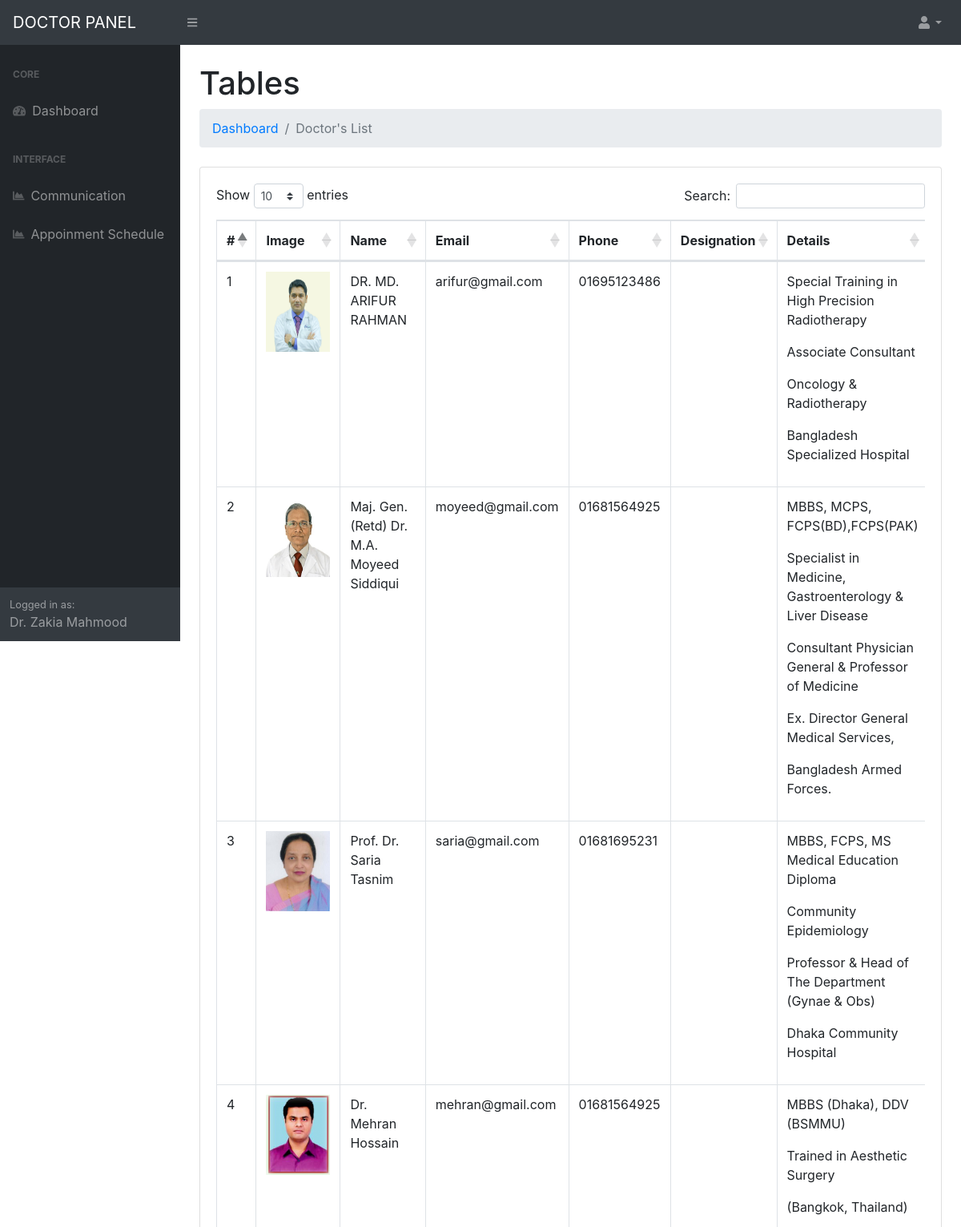
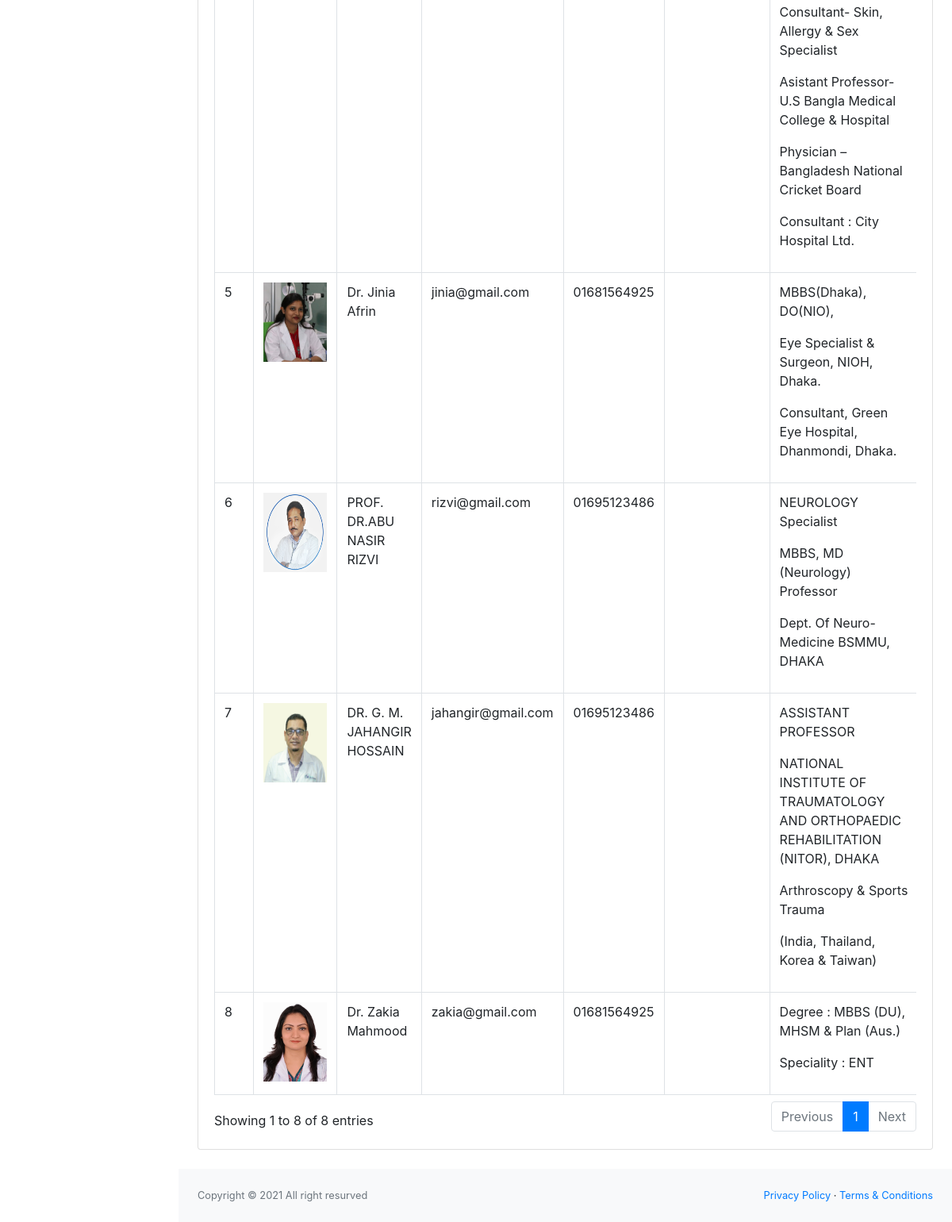
The app's page /admin/doctors.php (signed in) with its own data (2 pictures, top to bottom).
### tables this page shows
CREATE TABLE `our_doctor_table` (
  `od_id` int(11) NOT NULL,
  `dept_id` int(11) NOT NULL,
  `od_name` varchar(300) NOT NULL,
  `od_email` varchar(300) NOT NULL,
  `od_dept` varchar(300) NOT NULL,
  `od_image` varchar(300) NOT NULL,
  `od_skype` varchar(200) NOT NULL,
  `od_phone` varchar(200) NOT NULL,
  `od_desc` text NOT NULL,
  `od_pass` varchar(300) NOT NULL,
  `od_fee` int(11) NOT NULL,
  `od_valid` varchar(300) NOT NULL
);

### library/db.php (called while the page is built, shortened)
<?php
class DBconnection{
	public function connectDataBase(){
		$this->con = new mysqli('localhost', 'root', '','doctor_db');
	}
}
?>

### library/Selectclass.php (called while the page is built, shortened)
<?php
include_once 'db.php';
class Selectclass extends DBconnection{
	public function selects($query){
		$result = $this->con->query($query) or die($this->con->error.__LINE__);
		if($result){
			return $result;
		} else {
			return false;
		}
	}
		public function selectall($var){
		$query = "SELECT * FROM $var";
		$result = self::selects($query);
		return $result;
	}
}
 ?>

### admin/doctors.php (the view, shortened to what this page needs)
<?php include_once 'header.php'; ?>
            <div id="layoutSidenav_content">
                <main>
                    <div class="container-fluid">
                        <h1 class="mt-4">Tables</h1>
                        <ol class="breadcrumb mb-4">
                            <li class="breadcrumb-item"><a href="index.html">Dashboard</a></li>
                            <li class="breadcrumb-item active">Doctor's List</li>
                        </ol>
                        <div class="card mb-4">
                            <div class="card-body">
                                <div class="table-responsive">
                                    <table class="table table-bordered" id="dataTable" width="100%" cellspacing="0">
                                        <thead>
                                            <tr>
                                                <th>#</th>
                                                <th>Image</th>
                                                <th>Name</th>
                                                <th>Email</th>
                                                <th>Phone</th>
                                                <th>Designation</th>
                                                <th>Details</th>
                                            </tr>
                                        </thead>
                                        <tbody>
                 <?php
                    $viewdoctor = $sc->selectall('our_doctor_table');
                   		$a = 0;
                        while ($row = $viewdoctor->fetch_assoc()) {
                        	$a++;
                ?>
                                            <tr>
                                            	<td><?php echo $a;?></td>
                                                <td><img style="height: 100px; width: 80px;" src="../<?php echo $row['od_image'];?>"></td>
                                                <td><?php echo $row['od_name'];?></td>
                                                <td><?php echo $row['od_email'];?></td>
                                                <td><?php echo $row['od_phone'];?></td>
                                                <td><?php echo $row['od_dept'];?></td>
                                                <td><?php echo $row['od_desc'];?></td>
                                            </tr>
                                     <?php }  ?>
                                        </tbody>
                                    </table>
                                </div>
                            </div>
                        </div>
                    </div>
                </main>
              <?php include_once 'footer.php'; ?>

### records on screen
our_doctor_table: od_image (picture), od_name "DR. MD. ARIFUR RAHMAN", od_email "arifur@gmail.com", od_phone "01695123486", od_desc "Special Training in High Precision Radiotherapy Associate Consultant Oncology & Radiotherapy Bangladesh Specialized Hospital"
our_doctor_table: od_image (picture), od_name "Maj. Gen.(Retd) Dr. M.A. Moyeed Siddiqui", od_email "moyeed@gmail.com", od_phone "01681564925", od_desc "MBBS, MCPS, FCPS(BD),FCPS(PAK) Specialist in Medicine, Gastroenterology & Liver Disease Consultant Physician General & Professor of Medicine Ex. Director General Medical Services, Bangladesh Armed Forces."
our_doctor_table: od_image (picture), od_name "Prof. Dr. Saria Tasnim", od_email "saria@gmail.com", od_phone "01681695231", od_desc "MBBS, FCPS, MS Medical Education Diploma Community Epidemiology Professor & Head of The Department (Gynae & Obs) Dhaka Community Hospital"
our_doctor_table: od_image (picture), od_name "Dr. Mehran Hossain", od_email "mehran@gmail.com", od_phone "01681564925", od_desc "MBBS (Dhaka), DDV (BSMMU) Trained in Aesthetic Surgery (Bangkok, Thailand) Consultant- Skin, Allergy & Sex Specialist Asistant Professor- U.S Bangla Medical College & Hospital Physician – Bangladesh National Cricket Board Consultant : City Hospital Ltd."
our_doctor_table: od_image (picture), od_name "Dr. Jinia Afrin", od_email "jinia@gmail.com", od_phone "01681564925", od_desc "MBBS(Dhaka), DO(NIO), Eye Specialist & Surgeon, NIOH, Dhaka. Consultant, Green Eye Hospital, Dhanmondi, Dhaka."
our_doctor_table: od_image (picture), od_name "PROF. DR.ABU NASIR RIZVI", od_email "rizvi@gmail.com", od_phone "01695123486", od_desc "NEUROLOGY Specialist MBBS, MD (Neurology) Professor Dept. Of Neuro-Medicine BSMMU, DHAKA"
our_doctor_table: od_image (picture), od_name "DR. G. M. JAHANGIR HOSSAIN", od_email "jahangir@gmail.com", od_phone "01695123486", od_desc "ASSISTANT PROFESSOR NATIONAL INSTITUTE OF TRAUMATOLOGY AND ORTHOPAEDIC REHABILITATION (NITOR), DHAKA Arthroscopy & Sports Trauma (India, Thailand, Korea & Taiwan)"
our_doctor_table: od_image (picture), od_name "Dr. Zakia Mahmood", od_email "zakia@gmail.com", od_phone "01681564925", od_desc "Degree : MBBS (DU), MHSM & Plan (Aus.) Speciality : ENT"

### other values on screen
Session::get('od_name') "Dr. Zakia Mahmood"
